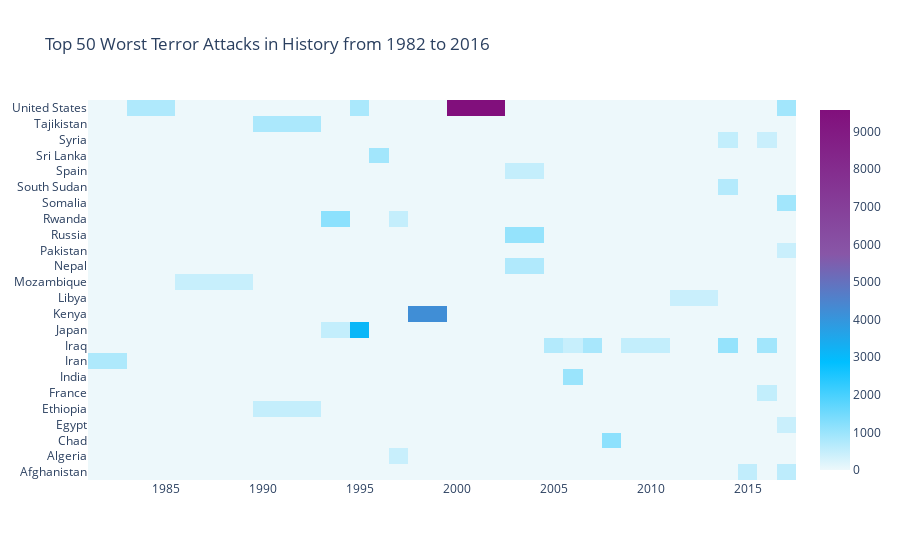

Source (notebook cell):
### Code cell
import plotly.offline as py
py.init_notebook_mode(connected=True)
import plotly.graph_objs as go
trr['casualities'] = trr['Killed'] + trr['Wounded']
trr1 = trr.sort_values(by='casualities',ascending=False)[:50]
heat=trr1.pivot_table(index='Country',columns='Year',values='casualities')
heat.fillna(0,inplace=True)
colorscale = [[0, '#edf8fb'], [.3, '#00BFFF'],  [.6, '#8856a7'],  [1, '#810f7c']]
heatmap = go.Heatmap(z=heat.values, x=heat.columns, y=heat.index, colorscale=colorscale)
data = [heatmap]
layout = go.Layout(
    title='Top 50 Worst Terror Attacks in History from 1982 to 2016')
fig = go.Figure(data=data, layout=layout)
py.iplot(fig, filename='heatmap',show_link=False)

### Figure 1 — Plotly figure (JSON) as saved in the notebook; plotly's stock layout.template omitted (floating-point values rounded to 4 significant figures; data arrays with more than 128 entries replaced by an {"elided": "..."} marker saying what was removed)
{"data": [{"colorscale": [[0, "#edf8fb"], [0.3, "#00BFFF"], [0.6, "#8856a7"], [1, "#810f7c"]], "type": "heatmap", "x": [1982, 1984, 1987, 1992, 1994, 1995, 1996, 1997, 1998, 2001, 2004, 2005, 2006, 2007, 2008, 2009, 2013, 2014, 2015, 2016, 2017], "y": ["Afghanistan", "Algeria", "Chad", "Egypt", "Ethiopia", "France", "India", "Iran", "Iraq", "Japan", "Kenya", "Libya", "Mozambique", "Nepal", "Pakistan", "Russia", "Rwanda", "Somalia", "South Sudan", "Spain", "Sri Lanka", "Syria", "Tajikistan", "United States"], "z": {"elided": "24x21 float values"}}], "layout": {"title": {"text": "Top 50 Worst Terror Attacks in History from 1982 to 2016"}}}
